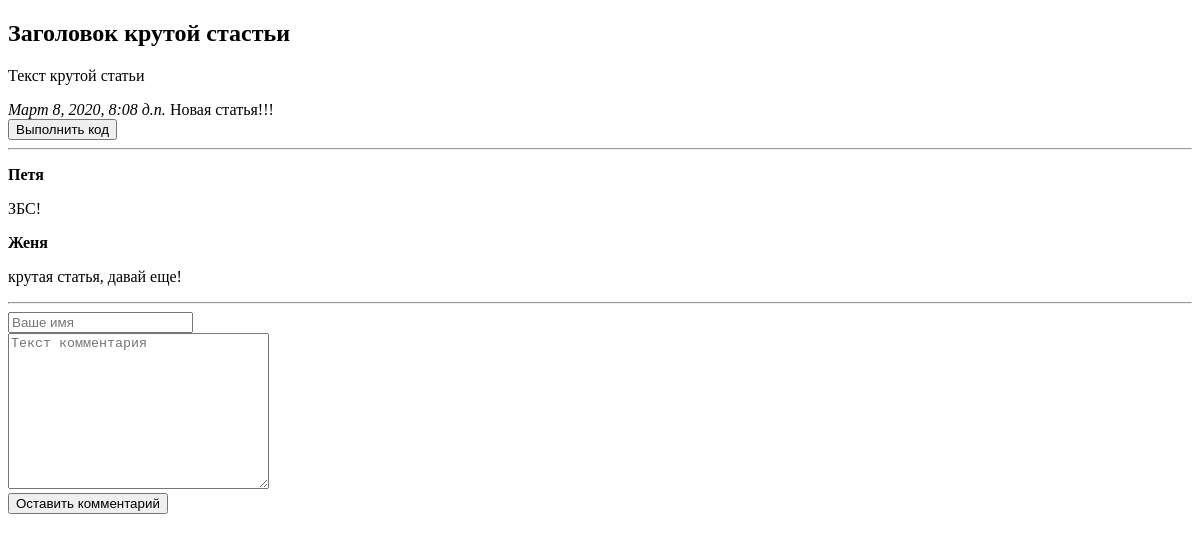
The app's page /articles/1/, older data.
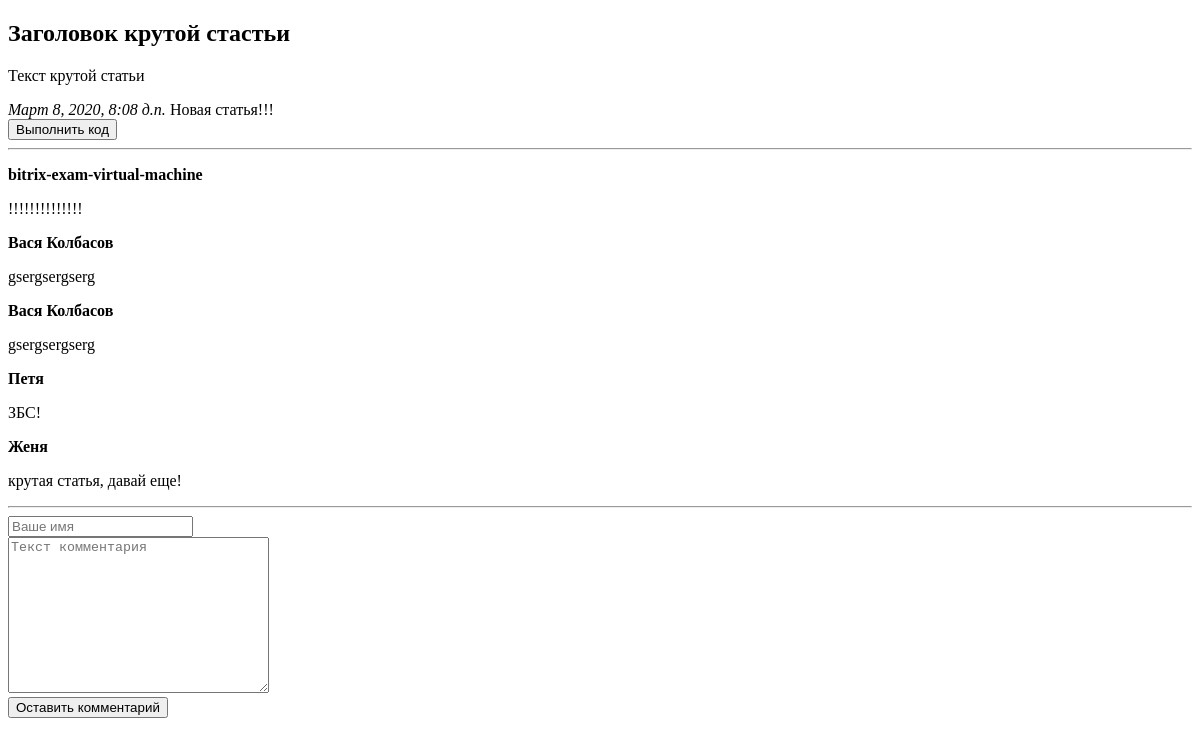
The same page, newer data.
### myfirst/apps/articles/models.py (models this page shows, shortened)
class Comment(models.Model):
    article = models.ForeignKey(Article, on_delete=models.CASCADE)
    author_name = models.CharField('имя автора', max_length=50)
    comment_text = models.CharField('текст комментария', max_length=200)
    class Meta:
        verbose_name = 'Комментарий'
        verbose_name_plural = 'Комментарии'

### myfirst/apps/articles/views.py (the view)
# urls.py: path('<int:article_id>/', views.detail, name='detail'),
def detail(request, article_id):
    try:
        a = Article.objects.get(id=article_id)
    except:
        raise Http404("Статья не найдена!")
    latest_comment_list = a.comment_set.order_by('-id')[:10]
    return render(request, 'articles/detail.html', {'article': a, 'latest_comment_list': latest_comment_list})

### myfirst/apps/articles/models.py (called while the page is built)
    def was_published_recently(self):
        return self.pub_date >= (timezone.now() - datetime.timedelta(days=7))

### myfirst/templates/articles/detail.html (shortened to what this page needs)
{% extends 'base.html' %}
{% block content %}
<h2>{{article.article_title}}</h2>
<p>{{article.article_text}}</p>
<em>{{article.pub_date}}</em>
{% if article.was_published_recently %}
Новая статья!!!
{% endif %}
<form action="{% url 'articles:leave' article.id %}" method="get">
    <button type="submit">Выполнить код</button>
</form>
<hr>
{% if latest_comment_list %}
{% for c in latest_comment_list %}
<p>
    <strong>{{c.author_name}}</strong>
<p>{{c.comment_text}}</p>
</p>
{% endfor %}
{% else %}
Комментарии не найдены!
{% endif %}
<hr>
<form action="{% url 'articles:leave_comment' article.id %}" method="post">
    <input type="text" required placeholder="Ваше имя" name="name"><br>
    <textarea name="text" required="" placeholder="Текст комментария" cols="30" rows="10"></textarea><br>
    <button type="submit">Оставить комментарий</button>
</form>
{% endblock %}

Row changes from the older to the newer data that the page shows:
added Comment: author_name "bitrix-exam-virtual-machine", comment_text "!!!!!!!!!!!!!!"
added Comment: author_name "Вася Колбасов", comment_text "gsergsergserg"
added Comment: author_name "Вася Колбасов", comment_text "gsergsergserg"
